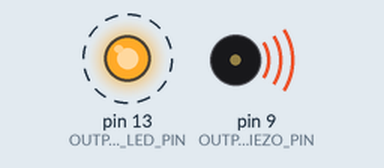
Simulated run of this sketch. Board: Arduino Uno, built with avr-gcc and run on an emulated ATmega328P. Shown: output pins drawn as LEDs (lit = HIGH), buzzer (waves = sounding). Dashed ring = blinking.

Above: at 0.2 s.
Timing chart, 0 to 3.0 s (numbered marks = the images above):
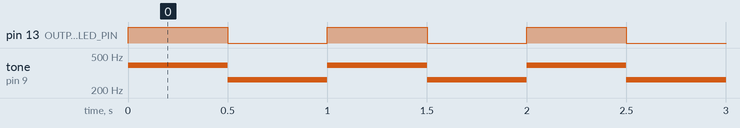

The sketch:

L2_A_Simple_Piano_Siren.ino
```cpp
const int OUTPUT_PIEZO_PIN = 9;
const int OUTPUT_LED_PIN = LED_BUILTIN;
const int SOUND_DURATION_MS = 500;
const int HIGH_TONE = 392; // Hz square wave
const int LOW_TONE = 262; // Hz square wave

void setup() {
  pinMode(OUTPUT_PIEZO_PIN, OUTPUT);
  pinMode(OUTPUT_LED_PIN, OUTPUT);
}

void setLightAndTone(int ledOutput, int hzTone) {
  tone(OUTPUT_PIEZO_PIN, hzTone);
  digitalWrite(OUTPUT_LED_PIN, ledOutput);
}

void loop() {
  setLightAndTone(HIGH, HIGH_TONE);
  delay(SOUND_DURATION_MS);

  setLightAndTone(LOW, LOW_TONE);
  delay(SOUND_DURATION_MS);
}
```

Measured:
- by itself, pin 13 (OUTPUT_LED_PIN): alternates HIGH for 0.50 s and LOW for 0.50 s
- by itself, tone on pin 9 (OUTPUT_PIEZO_PIN): alternates 392 Hz for 0.50 s and 262 Hz for 0.50 s
